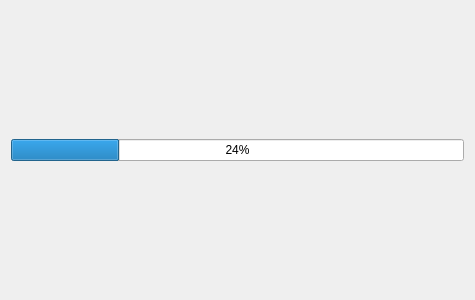
<?xml version="1.0" encoding="UTF-8"?>
<ui version="4.0">
 <class>ProgressWindow</class>
 <widget class="QWidget" name="ProgressWindow">
  <property name="geometry">
   <rect>
    <x>0</x>
    <y>0</y>
    <width>475</width>
    <height>300</height>
   </rect>
  </property>
  <property name="windowTitle">
   <string>ProgressWindow</string>
  </property>
  <layout class="QVBoxLayout" name="verticalLayout">
   <item>
    <layout class="QHBoxLayout" name="horizontalLayout"/>
   </item>
   <item>
    <widget class="QProgressBar" name="progressBar">
     <property name="value">
      <number>24</number>
     </property>
    </widget>
   </item>
  </layout>
 </widget>
 <layoutdefault spacing="6" margin="11"/>
 <resources/>
 <connections/>
</ui>
